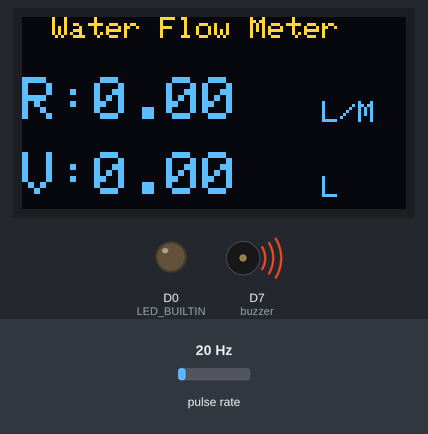
Recording of a sketch running on a simulated ESP8266 (NodeMCU). On the bench: 128×64 one-colour display, output pins drawn as LEDs (lit = HIGH), buzzer (waves = sounding, pin HIGH). Wiring (inferred from the names in the program): pulse sensor: data D4. Inputs (shaded band) come from the test bench; at power-on: pulse rate 20 Hz. The OLED is the two-colour kind (top 16 rows yellow); WiFi joins after 1.5 s; servers stay silent unless stated; what the sketch prints to the serial monitor is not drawn.

Above: at 2.0 s.
At 3.1 s:
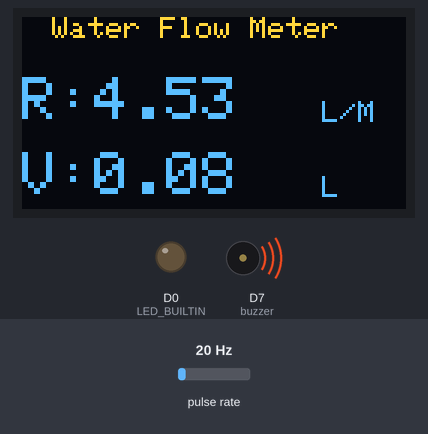
3.2 s: pulse rate (sensor on D4) set to 4 Hz
At 4.8 s:
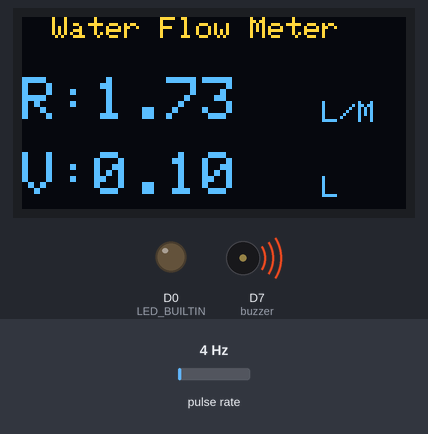
6.2 s: pulse rate (sensor on D4) set to 50 Hz
At 7.8 s:
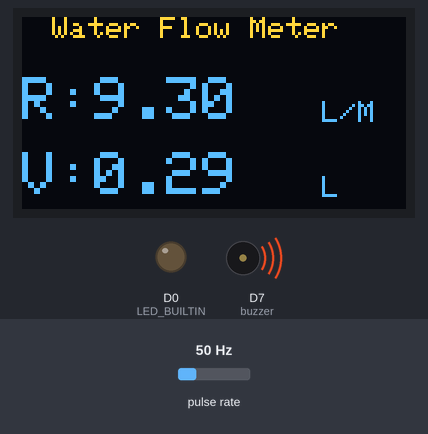
9.2 s: pulse rate (sensor on D4) set to 100 Hz
At 10.7 s:
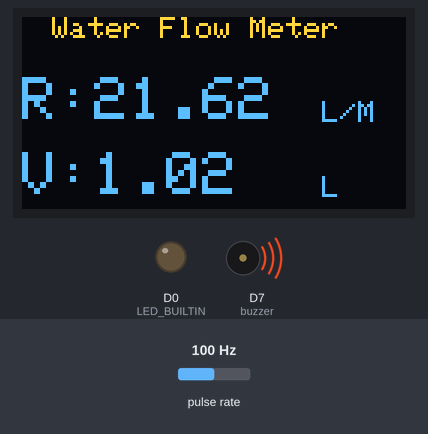
Timing chart, 0 to 12.2 s (numbered marks = the images above; inputs shaded):
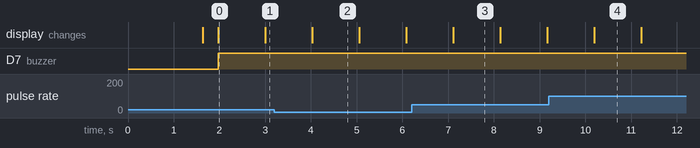

Measured:
- what the display in image 0 shows lasts 1.0 s, from 2.0 s to 3.0 s

The sketch:

flowmeterusingesp8266withblynk.ino
```cpp
#include <ESP8266WiFi.h>
#include <SPI.h>
#include <Wire.h>
#include <Adafruit_GFX.h>
#include <Adafruit_SSD1306.h>

#define BLYNK_PRINT Serial

#include <BlynkSimpleEsp8266.h>

#define SCREEN_WIDTH 128    // OLED display width, in pixels
#define SCREEN_HEIGHT 64    // OLED display height, in pixels
#define OLED_RESET -1       // Reset pin # (or -1 if sharing Arduino reset pin)

Adafruit_SSD1306 display(SCREEN_WIDTH, SCREEN_HEIGHT, &Wire, OLED_RESET);

String apiKey = "FW8JRL8H2LQUHKPW";
const char *ssid = "Panasonic";
const char *pass = "panasonic";
const char* server = "api.thingspeak.com";
char auth[] ="pi1Zsgu7LDJcfafWNjVEgrlD4AH4K3JO" ;

#define LED_BUILTIN 16
#define SENSOR  D4

int buzzer= D7;
long currentMillis = 0;
long previousMillis = 0;
int interval = 1000;
boolean ledState = LOW;
float calibrationFactor = 4.5;
volatile byte pulseCount;
byte pulse1Sec = 0;
float flowRate;
unsigned long flowMilliLitres;
unsigned int totalMilliLitres;
float flowLitres;
float totalLitres;
#define PIN_UPTIME V5
#define PIN_UPTIME V6

BLYNK_READ(V5)
{
Blynk.virtualWrite(V5, flowRate);
}
BLYNK_READ(V6)
{
Blynk.virtualWrite(V6, totalLitres);
}

void IRAM_ATTR pulseCounter()
{
  pulseCount++;
}

WiFiClient client;

void setup()
{
  Serial.begin(9600);
  WiFi.begin("Panasonic", "panasonic");
  while(WiFi.status() != WL_CONNECTED)
  {
    Serial.print("..");
    delay(200);
  }
  Serial.println();
  Serial.println("NodeMCU is Connected!");
  Serial.println(WiFi.localIP());

  display.begin(SSD1306_SWITCHCAPVCC, 0x3C); //initialize with the I2C addr 0x3C (128x64)
  delay(10);

   Blynk.begin(auth, ssid, pass);

  pinMode(LED_BUILTIN, OUTPUT);
  pinMode(SENSOR, INPUT_PULLUP);
  pinMode(buzzer, OUTPUT);
  pulseCount = 0;
  flowRate = 0.0;
  flowMilliLitres = 0;
  totalMilliLitres = 0;
  previousMillis = 0;

  attachInterrupt(digitalPinToInterrupt(SENSOR), pulseCounter, FALLING);
}

void loop()
{
  Blynk.run ();

  currentMillis = millis();
  if (currentMillis - previousMillis > interval)
  {

    pulse1Sec = pulseCount;
    pulseCount = 0;

    // Because this loop may not complete in exactly 1 second intervals we calculate
    // the number of milliseconds that have passed since the last execution and use
    // that to scale the output. We also apply the calibrationFactor to scale the output
    // based on the number of pulses per second per units of measure (litres/minute in
    // this case) coming from the sensor.
    flowRate = ((1000.0 / (millis() - previousMillis)) * pulse1Sec) / calibrationFactor;
    previousMillis = millis();

    // Divide the flow rate in litres/minute by 60 to determine how many litres have
    // passed through the sensor in this 1 second interval, then multiply by 1000 to
    // convert to millilitres.
    flowMilliLitres = (flowRate / 60) * 1000;
    flowLitres = (flowRate / 60);

    // Add the millilitres passed in this second to the cumulative total
    totalMilliLitres += flowMilliLitres;
    totalLitres += flowLitres;

    // Print the flow rate for this second in litres / minute
    Serial.print("Flow rate: ");
    Serial.print(float(flowRate));  // Print the integer part of the variable
    Serial.print("L/min");
    Serial.print("\t");       // Print tab space

    display.clearDisplay();

    display.setCursor(10,0);  //oled display
    display.setTextSize(1);
    display.setTextColor(WHITE);
    display.print("Water Flow Meter");

    display.setCursor(0,20);  //oled display
    display.setTextSize(2);
    display.setTextColor(WHITE);
    display.print("R:");
    display.print(float(flowRate));
    display.setCursor(100,28);  //oled display
    display.setTextSize(1);
    display.print("L/M");

    // Print the cumulative total of litres flowed since starting
    Serial.print("Output Liquid Quantity: ");
    Serial.print(totalMilliLitres);
    Serial.print("mL / ");
    Serial.print(totalLitres);
    Serial.println("L");

    display.setCursor(0,45);  //oled display
    display.setTextSize(2);
    display.setTextColor(WHITE);
    display.print("V:");
    display.print(totalLitres);
    display.setCursor(100,53);  //oled display
    display.setTextSize(1);
    display.print("L");
    display.display();
  }

  if(totalLitres==0 )
  {
    digitalWrite (buzzer, HIGH) ;
      delayMicroseconds(500); ;
  }

  if (client.connect(server, 80)) // "184.106.153.149" or api.thingspeak.com
  {
    String postStr = apiKey;
      postStr += "&field1=";
      postStr += String(float(flowRate));
      postStr += "&field2=";
      postStr += String(totalLitres);
      postStr += "\r\n\r\n";

    client.print("POST /update HTTP/1.1\n");
    client.print("Host: api.thingspeak.com\n");
    client.print("Connection: close\n");
    client.print("X-THINGSPEAKAPIKEY: " + apiKey + "\n");
    client.print("Content-Type: application/x-www-form-urlencoded\n");
    client.print("Content-Length: ");
    client.print(postStr.length());
    client.print("\n\n");
    client.print(postStr);

  }
    client.stop();
}
```
